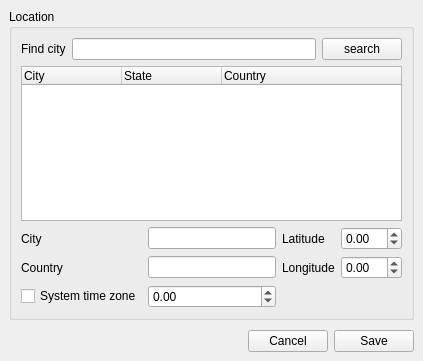
<?xml version="1.0" encoding="UTF-8"?>
<ui version="4.0">
 <class>LocationEditor</class>
 <widget class="QWidget" name="LocationEditor">
  <property name="geometry">
   <rect>
    <x>0</x>
    <y>0</y>
    <width>423</width>
    <height>361</height>
   </rect>
  </property>
  <property name="windowTitle">
   <string>Location</string>
  </property>
  <layout class="QVBoxLayout" name="verticalLayout_2">
   <property name="leftMargin">
    <number>9</number>
   </property>
   <property name="topMargin">
    <number>9</number>
   </property>
   <property name="rightMargin">
    <number>9</number>
   </property>
   <property name="bottomMargin">
    <number>9</number>
   </property>
   <item>
    <widget class="QGroupBox" name="searchBox">
     <property name="maximumSize">
      <size>
       <width>16777215</width>
       <height>16777215</height>
      </size>
     </property>
     <property name="title">
      <string>Location</string>
     </property>
     <layout class="QVBoxLayout" name="verticalLayout">
      <item>
       <layout class="QHBoxLayout" name="horizontalLayout_3">
        <item>
         <widget class="QLabel" name="label_7">
          <property name="text">
           <string>Find city</string>
          </property>
         </widget>
        </item>
        <item>
         <widget class="QLineEdit" name="findCityEdit"/>
        </item>
        <item>
         <widget class="QPushButton" name="searchButton">
          <property name="text">
           <string>search</string>
          </property>
         </widget>
        </item>
       </layout>
      </item>
      <item>
       <widget class="QTreeWidget" name="resultView">
        <column>
         <property name="text">
          <string>City</string>
         </property>
        </column>
        <column>
         <property name="text">
          <string>State</string>
         </property>
        </column>
        <column>
         <property name="text">
          <string>Country</string>
         </property>
        </column>
       </widget>
      </item>
      <item>
       <layout class="QGridLayout" name="gridLayout">
        <item row="1" column="1">
         <widget class="QLineEdit" name="countryEdit"/>
        </item>
        <item row="0" column="3">
         <widget class="QDoubleSpinBox" name="latitudeEdit">
          <property name="minimum">
           <double>-99.989999999999995</double>
          </property>
         </widget>
        </item>
        <item row="1" column="0">
         <widget class="QLabel" name="label_2">
          <property name="text">
           <string>Country</string>
          </property>
         </widget>
        </item>
        <item row="0" column="0">
         <widget class="QLabel" name="label">
          <property name="text">
           <string>City</string>
          </property>
         </widget>
        </item>
        <item row="0" column="2">
         <widget class="QLabel" name="label_3">
          <property name="text">
           <string>Latitude</string>
          </property>
         </widget>
        </item>
        <item row="1" column="2">
         <widget class="QLabel" name="label_4">
          <property name="text">
           <string>Longitude</string>
          </property>
         </widget>
        </item>
        <item row="1" column="3">
         <widget class="QDoubleSpinBox" name="longitudeEdit">
          <property name="minimum">
           <double>-99.989999999999995</double>
          </property>
         </widget>
        </item>
        <item row="0" column="1">
         <widget class="QLineEdit" name="cityEdit"/>
        </item>
        <item row="2" column="0">
         <widget class="QCheckBox" name="useSystemTZEdit">
          <property name="text">
           <string>System time zone</string>
          </property>
         </widget>
        </item>
        <item row="2" column="1">
         <widget class="QDoubleSpinBox" name="timezoneEdit">
          <property name="minimum">
           <double>-99.989999999999995</double>
          </property>
         </widget>
        </item>
       </layout>
      </item>
     </layout>
    </widget>
   </item>
   <item>
    <spacer name="verticalSpacer">
     <property name="orientation">
      <enum>Qt::Vertical</enum>
     </property>
     <property name="sizeHint" stdset="0">
      <size>
       <width>20</width>
       <height>40</height>
      </size>
     </property>
    </spacer>
   </item>
   <item>
    <layout class="QHBoxLayout" name="horizontalLayout_6">
     <item>
      <spacer name="horizontalSpacer">
       <property name="orientation">
        <enum>Qt::Horizontal</enum>
       </property>
       <property name="sizeHint" stdset="0">
        <size>
         <width>40</width>
         <height>20</height>
        </size>
       </property>
      </spacer>
     </item>
     <item>
      <widget class="QPushButton" name="cancelButton">
       <property name="text">
        <string>Cancel</string>
       </property>
      </widget>
     </item>
     <item>
      <widget class="QPushButton" name="saveButton">
       <property name="text">
        <string>Save</string>
       </property>
      </widget>
     </item>
    </layout>
   </item>
  </layout>
 </widget>
 <resources/>
 <connections/>
</ui>
